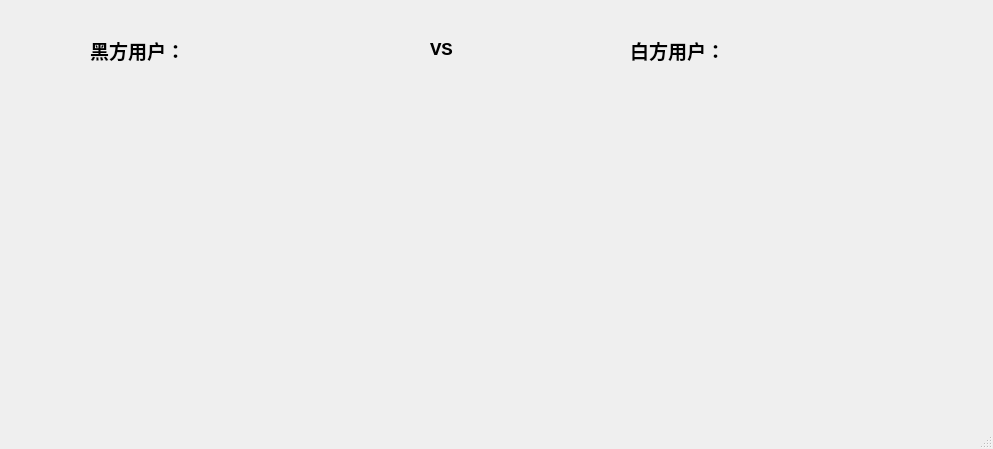
<?xml version="1.0" encoding="UTF-8"?>
<ui version="4.0">
 <class>MainWindow</class>
 <widget class="QMainWindow" name="MainWindow">
  <property name="geometry">
   <rect>
    <x>0</x>
    <y>0</y>
    <width>993</width>
    <height>449</height>
   </rect>
  </property>
  <property name="windowTitle">
   <string>井字棋</string>
  </property>
  <widget class="QWidget" name="centralwidget">
   <property name="font">
    <font>
     <family>Consolas</family>
     <pointsize>14</pointsize>
     <weight>75</weight>
     <bold>true</bold>
    </font>
   </property>
   <widget class="QLabel" name="label">
    <property name="geometry">
     <rect>
      <x>350</x>
      <y>800</y>
      <width>201</width>
      <height>41</height>
     </rect>
    </property>
    <property name="text">
     <string>TextLabel</string>
    </property>
   </widget>
   <widget class="QLabel" name="label_black">
    <property name="geometry">
     <rect>
      <x>90</x>
      <y>30</y>
      <width>300</width>
      <height>40</height>
     </rect>
    </property>
    <property name="text">
     <string>黑方用户：</string>
    </property>
   </widget>
   <widget class="QLabel" name="label_white">
    <property name="geometry">
     <rect>
      <x>630</x>
      <y>30</y>
      <width>300</width>
      <height>40</height>
     </rect>
    </property>
    <property name="text">
     <string>白方用户：</string>
    </property>
   </widget>
   <widget class="QLabel" name="label_vs">
    <property name="geometry">
     <rect>
      <x>430</x>
      <y>30</y>
      <width>72</width>
      <height>40</height>
     </rect>
    </property>
    <property name="text">
     <string>VS</string>
    </property>
   </widget>
  </widget>
  <widget class="QMenuBar" name="menubar">
   <property name="geometry">
    <rect>
     <x>0</x>
     <y>0</y>
     <width>993</width>
     <height>28</height>
    </rect>
   </property>
   <property name="font">
    <font>
     <family>Consolas</family>
     <pointsize>14</pointsize>
     <weight>75</weight>
     <bold>true</bold>
    </font>
   </property>
  </widget>
  <widget class="QStatusBar" name="statusbar"/>
 </widget>
 <resources/>
 <connections/>
</ui>
